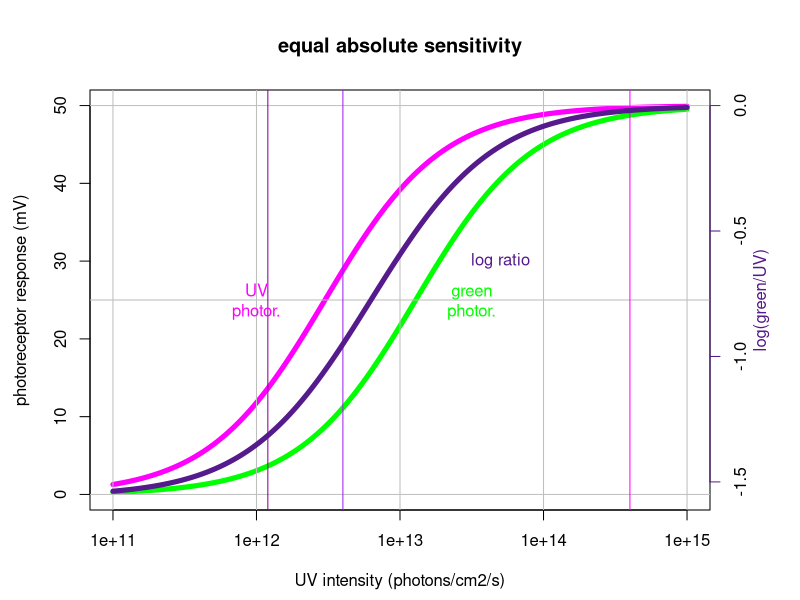
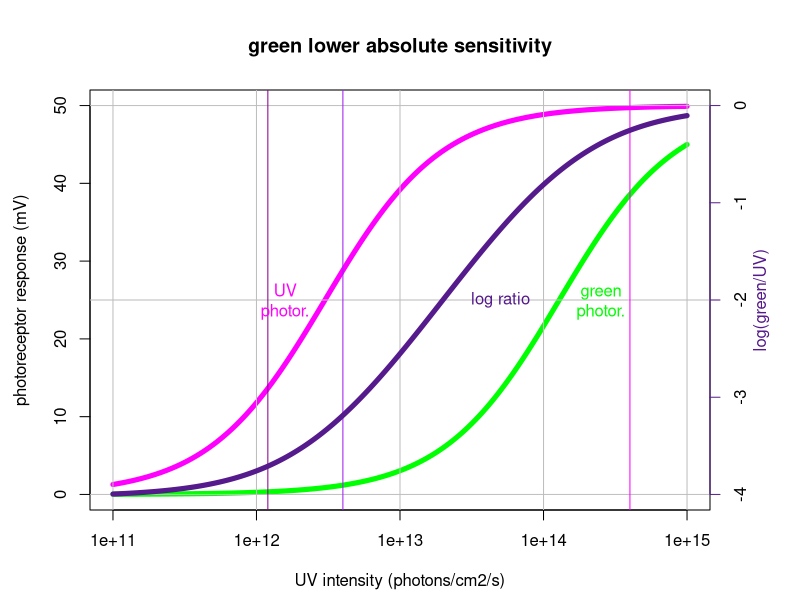
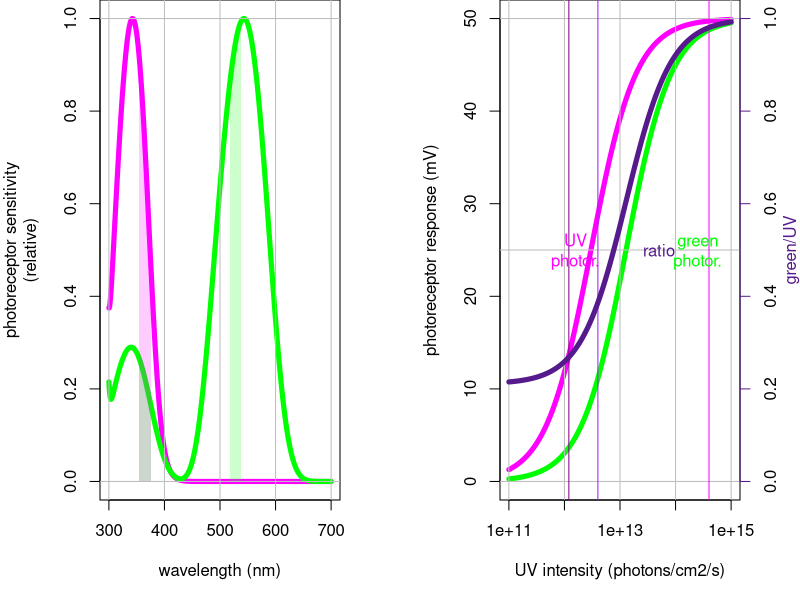

Write the R code that produced these figures, in order.
require(sfsmisc)


# Define a function for photoreceptor sensitivity -------------------------


# Make a spline template for a visual pigment
StavengaSpline = function(spec_range = c(300, 700), #bounds of spectrum in nanometers
                          lambda_max,#peak sensitivity
                          a_type = 'a1'){#pigment type, only a1 available currently
  wlns =  seq(from = min(spec_range),
              to = max(spec_range), 
              length.out = 1e3) #
  #Stavenga, D. G. (2010). On visual pigment templates and the spectral shape of invertebrate rhodopsins and metarhodopsins. Journal of Comparative Physiology A: Neuroethology, Sensory, Neural, and Behavioral Physiology, 196(11), 869–878. doi:10.1007/s00359-010-0568-7
  # modified lognormal
  Mlognorm  = function(wl,l_max, a0, a1)
  {
    x = log10(wl/l_max)
    return(
      exp(-a0*x^2 *
            (1+a1*x+3*a1^2*x^2)
      )
    )
  }
  if(a_type == 'a1')
  {
    #alpha band
    a_band = Mlognorm(wl = wlns,
                      l_max = lambda_max, 
                      a0 = 380, 
                      a1 = 6.09)
    #beta band
    b_band = 0.29*Mlognorm(wl = wlns, 
                           l_max = 340, 
                           a0 = 247, 
                           a1 = 3.59)
    #gamma band
    g_band = 1.99*Mlognorm(wl = wlns, 
                           l_max = 276, 
                           a0 = 647, 
                           a1 = 23.4)
  }else
  {stop('a2 and a3 pigments not yet implemented')}
  # N.B. Stavenga normalises to max(a.band), I normalise to function max
  r_stav  = (a_band + b_band + g_band)/
    max(a_band + b_band + g_band)
  return(    smooth.spline(x = wlns,
                           y =  r_stav)    )
}#StavengaSpline <- function(spec.range, lambda.max)


# Define a function for photoreceptor response ----------------------------
#params based on 250327_006 from Kolyfetis et al., 2025
#https://docs.google.com/spreadsheets/d/18r4MJe30J2Hgh7MQHX0us8KqTKhufxmgN_C4IpbRGmc/edit?gid=2023063010#gid=2023063010&range=A1:F1
PRresponse = function(
            quanta = 10^seq(from = 10, to  = 14, length.out = 21), #photons/cm2/s
            vmax = 50,#mV
            k50 = 0.03*1e14,#inflection point
            n = 1.07)#slope
  {
mV = (vmax*quanta^n)/ 
      (k50^n + quanta^n)
}
#this sets sensitivity in the following way
## rel_quanta = quanta/max(quanta)
## yy = mV/vmax
## sensitivity = k50*(yy/(1-yy))^(n^-1)


# Set up wavelengths of interest ------------------------------------------
# Response peak for honeybee photoreceptors Menzel et al., 1986
lmax_u = 343
lmax_g = 543
# Emission peak for each LED
led_u = 365
led_g = 528
# A 20nm (uniform) band for each 
wlband = seq(from = -10, to  = 10, by = 0.1)


# Predict sensitivity curves -------------------------------------------------
# across whole spectrum
u_photopig = predict(StavengaSpline(lambda_max = lmax_u))
g_photopig = predict(StavengaSpline(lambda_max = lmax_g))
# specifically for the LEDs
#green photoreceptor
gPR_uLED = predict(StavengaSpline(lambda_max = lmax_g), x = led_u + wlband)
gPR_gLED = predict(StavengaSpline(lambda_max = lmax_g), x = led_g + wlband)
#UV photoreceptor
uPR_gLED = predict(StavengaSpline(lambda_max = lmax_u), x = led_g + wlband)
uPR_uLED = predict(StavengaSpline(lambda_max = lmax_u), x = led_u + wlband)

# integrated sensitivity
sens_gPR_uLED = integrate.xy(gPR_uLED)
sens_gPR_gLED = integrate.xy(gPR_gLED)
g_rel_u = sens_gPR_uLED/sens_gPR_gLED

# Plot response curves ----------------------------------------------------
xx = 10^seq(from = 11, to  = 15, length.out = 1e3) #photons/cm2/s
example_g_equal = PRresponse(k50 = 3e12/g_rel_u, quanta = xx)
example_g_lows = PRresponse(k50 = 3e13/g_rel_u, quanta = xx)
example_u = PRresponse(k50 = 3e12, quanta = xx)

#set margins all around
par(mar = c(4.5,4.5,4.5,4.5))


## Assume equal absolute sensitivity -------------------------------------
#open plot with green photoreceptor
plot(x = xx,
     y = example_g_equal,
     type = 'l',
     col = 'green',
     lwd = 5,
     log = 'x',
     ylim = c(0, 50),
     main = 'equal absolute sensitivity',
     xlab = 'UV intensity (photons/cm2/s)',
     ylab = 'photoreceptor response (mV)')
#add UV photoreceptor
lines(x = xx,
     y = example_u,
     col = 'magenta',
     lwd = 5)
#add reference lines
abline(h = c(0,0.5,1.0)*50,
       v = 10^c(11:15),
       col = 'gray')
#add LEDs
abline(v = c(1.2e12, 4e12, 4e14),
       col = c('magenta4', 'purple', 'magenta'))
#label curves
text(x = 10^c(12, 13.5, 13.7),
     y = c(25, 25, 30),
     labels = c('UV\nphotor.',
                'green\nphotor.',
                'log ratio'),
     col = c('magenta', 'green', 'purple4')
     )
#add log ratio
#open new plot
par(new = TRUE)
plot(x = xx,
     y = log(example_g_equal/example_u),
     type = 'l',
     ylim = c(-1.55, 0),
     log = 'x',
     lwd = 5,
     col = 'purple4',
     axes = FALSE,
     xlab = '',
     ylab = '')
#add axis
axis(side = 4,
     col = 'purple4')
#add axis label
mtext(side = 4,
      line = 2,
      text = 'log(green/UV)',
      col = 'purple4')


## Account for sensitivity difference -----------------------------------


plot(x = xx,
     y = example_g_lows,
     type = 'l',
     col = 'green',
     lwd = 5,
     log = 'x',
     ylim = c(0, 50),
     main = 'green lower absolute sensitivity',
     xlab = 'UV intensity (photons/cm2/s)',
     ylab = 'photoreceptor response (mV)')
lines(x = xx,
     y = example_u,
     col = 'magenta',
     lwd = 5)
#add reference lines
abline(h = c(0,0.5,1.0)*50,
       v = 10^c(11:15),
       col = 'gray')
#add LEDs
abline(v = c(1.2e12, 4e12, 4e14),
       col = c('magenta4', 'purple', 'magenta'))
#label curves
text(x = 10^c(12.2, 14.4, 13.7),
     y = c(25, 25, 25),
     labels = c('UV\nphotor.',
                'green\nphotor.',
                'log ratio'),
     col = c('magenta', 'green', 'purple4')
)
#add log ratio
#open new plot
par(new = TRUE)
plot(x = xx,
     y = log(example_g_lows/example_u),
     type = 'l',
     ylim = c(-4.0, 0),
     log = 'x',
     lwd = 5,
     col = 'purple4',
     axes = FALSE,
     xlab = '',
     ylab = '')

axis(side = 4,
     col = 'purple4')
mtext(side = 4,
      line = 2,
      text = 'log(green/UV)',
      col = 'purple4')


# Plot for Fig. 4 ----------------------------------------------------------
par(mfrow = c(1,2),
    mar = c(5,5,0,3))
plot(u_photopig,
     type = 'l',
     lwd = 5,
     col = 'magenta',
     xlim = c(300, 700),
     ylim = c(0,1),
     xlab = 'wavelength (nm)',
     ylab = 'photoreceptor sensitivity\n(relative)',
     )
lines(g_photopig,
      lwd = 5,
      col = 'green')

with(uPR_uLED,
  polygon(x = c(x, rev(x)),
          y = c(y, rep(0, length(y))),
          col = adjustcolor('magenta',
                            alpha.f = 0.2),
          border = NA)
)
with(uPR_gLED,
  polygon(x = c(x, rev(x)),
          y = c(y, rep(0, length(y))),
          col = adjustcolor('magenta',
                            alpha.f = 0.2),
          border = NA)
)

with(gPR_uLED,
  polygon(x = c(x, rev(x)),
          y = c(y, rep(0, length(y))),
          col = adjustcolor('green',
                            alpha.f = 0.2),
          border = NA)
)
with(gPR_gLED,
  polygon(x = c(x, rev(x)),
          y = c(y, rep(0, length(y))),
          col = adjustcolor('green',
                            alpha.f = 0.2),
          border = NA)
)
abline(h = c(0,1.0),
       v = 100*c(3:7),
       col = 'gray')


plot(x = xx,
     y = example_g_equal,
     type = 'l',
     col = 'green',
     lwd = 5,
     log = 'x',
     ylim = c(0, 50),
     xlab = 'UV intensity (photons/cm2/s)',
     ylab = 'photoreceptor response (mV)')
lines(x = xx,
      y = example_u,
      col = 'magenta',
      lwd = 5)
#add reference lines
abline(h = c(0,0.5,1.0)*50,
       v = 10^c(11:15),
       col = 'gray')
#add LEDs
abline(v = c(1.2e12, 4e12, 4e14),
       col = c('magenta4', 'purple', 'magenta'))
#label curves
text(x = 10^c(12.2, 14.4, 13.7),
     y = c(25, 25, 25),
     labels = c('UV\nphotor.',
                'green\nphotor.',
                'ratio'),
     col = c('magenta', 'green', 'purple4')
)
#add ratio
#open new plot
par(new = TRUE)
plot(x = xx,
     y = example_g_equal/example_u,
     type = 'l',
     ylim = c(0, 1),
     log = 'x',
     lwd = 5,
     col = 'purple4',
     axes = FALSE,
     xlab = '',
     ylab = '')

axis(side = 4,
     col = 'purple4')
mtext(side = 4,
      line = 2,
      text = 'green/UV',
      col = 'purple4')
